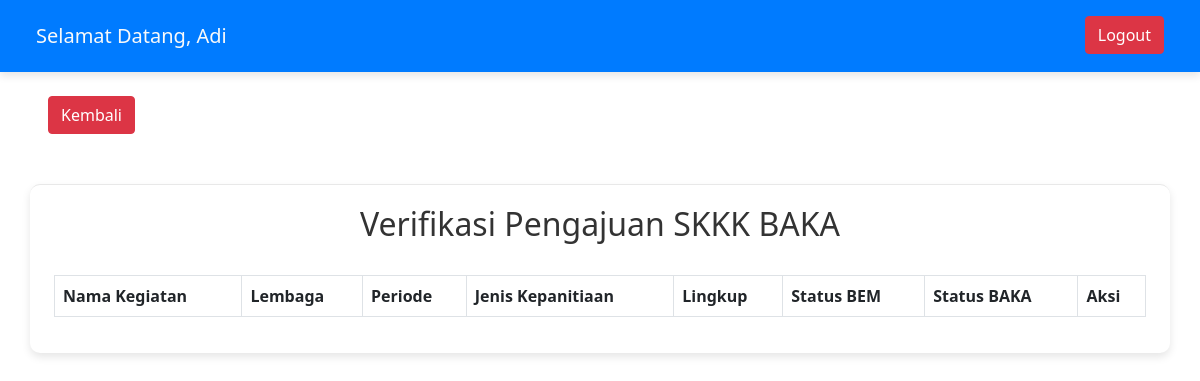
Before: /verifikasi_BAKA.php (signed in) with the older database file.
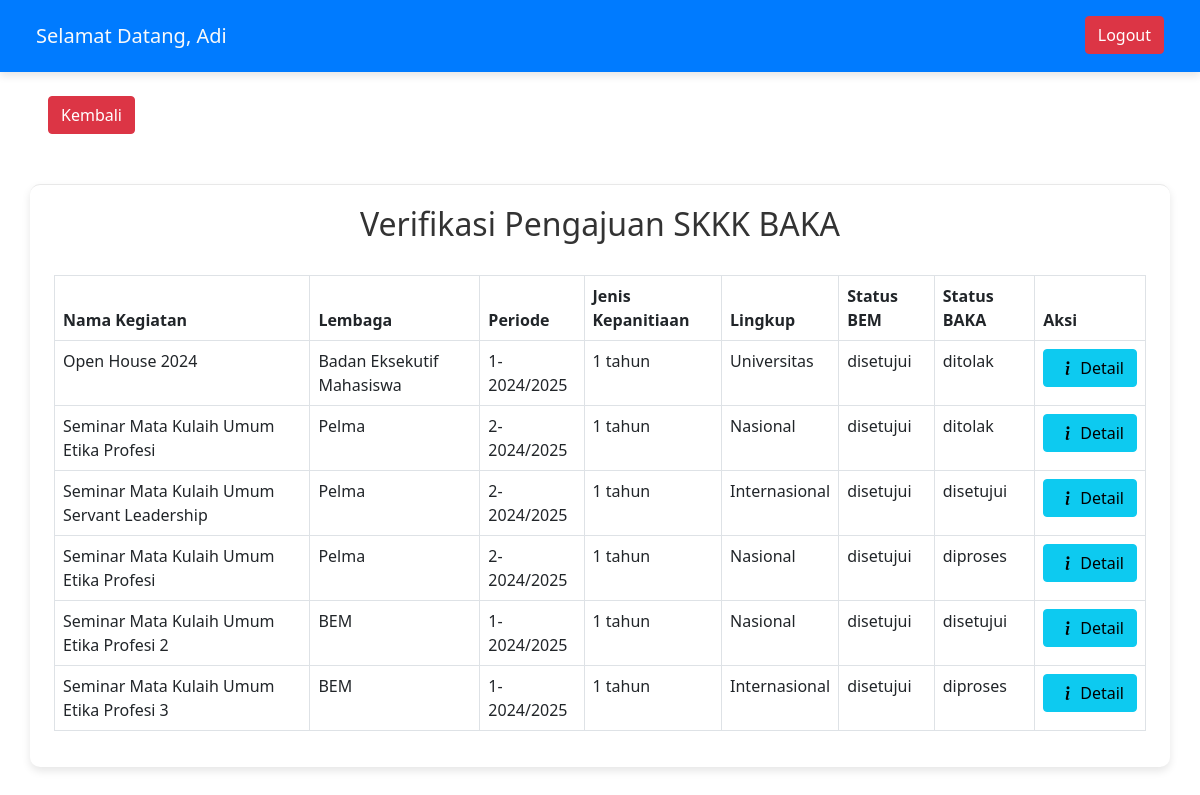
After: the same page with the newer database file.
### tables this page shows
CREATE TABLE `kegiatan` (
  `id` int(11) NOT NULL,
  `nama_kegiatan` varchar(255) NOT NULL,
  `lembaga` varchar(100) NOT NULL,
  `periode` varchar(50) NOT NULL,
  `jenis_kepanitiaan` varchar(50) NOT NULL,
  `lingkup` varchar(50) NOT NULL,
  `file_path_excel` varchar(255) NOT NULL,
  `status_bem` varchar(20) NOT NULL,
  `status_baka` varchar(20) NOT NULL,
  `file_path_surat` varchar(225) NOT NULL
);

### verifikasi_BAKA.php (the view, shortened to what this page needs)
<?php
include 'connection.php';
$id = $_SESSION['id'];
$sql = "SELECT nama_lengkap FROM user_table WHERE id = ?";
$stmt = $conn->prepare($sql);
$stmt->bind_param("i", $id);
$stmt->execute();
$result = $stmt->get_result();
$user = $result->fetch_assoc();
$sql = "SELECT * FROM kegiatan";
$result = $conn->query($sql);
?>
<!DOCTYPE html>
<html lang="en">
<head>
    <link rel="stylesheet" href="index.css">
    <link href="https://cdn.jsdelivr.net/npm/bootstrap@5.0.2/dist/css/bootstrap.min.css" rel="stylesheet">
</head>
<body>
    <nav class="navbar box-shadow" style="background-color: #007bff;">
        <div class="container-fluid d-flex align-items-center">
            <span class="navbar-brand mb-0 h1 ms-4 text-light">
                Selamat Datang, <?php echo htmlspecialchars(ucwords($user['nama_lengkap'])); ?>
            </span>
            <form action="logout.php" method="post" class="d-flex align-items-center mt-2 mx-4">
                <button type="submit" class="btn btn-danger">Logout</button>
            </form>
        </div>
    </nav>
    <div class="buttons-action px-4 ms-4 mt-4">
        <a href="index.php" class="btn btn-danger">Kembali</a>
    </div>
    <div class="container-fluid px-4 table-container mahasiswa">
        <h2 class="mb-2">Verifikasi Pengajuan SKKK BAKA</h2><br>
        <table class="table table-bordered">
            <thead>
                <tr>
                    <th>Nama Kegiatan</th>
                    <th>Lembaga</th>
                    <th>Periode</th>
                    <th>Jenis Kepanitiaan</th>
                    <th>Lingkup</th>
                    <th>Status BEM</th>
                    <th>Status BAKA</th>
                    <th>Aksi</th>
                </tr>
            </thead>
            <tbody>
                <?php while ($row = $result->fetch_assoc()) : ?>
                    <tr>
                        <td><?php echo htmlspecialchars($row['nama_kegiatan']); ?></td>
                        <td><?php echo htmlspecialchars($row['lembaga']); ?></td>
                        <td><?php echo htmlspecialchars($row['periode']); ?></td>
                        <td><?php echo htmlspecialchars($row['jenis_kepanitiaan']); ?></td>
                        <td><?php echo htmlspecialchars($row['lingkup']); ?></td>
                        <td><?php echo htmlspecialchars($row['status_bem']); ?></td>
                        <td><?php echo htmlspecialchars($row['status_baka']); ?></td>
                        <td>
                            <a href="detail_pengajuan.php?id=<?php echo $row['id']; ?>" class="btn btn-info d-flex align-items-center" style="white-space:nowrap;">
                                Detail
                            </a>
                        </td>
                    </tr>
                <?php endwhile; ?>
            </tbody>
        </table>
    </div>
</body>
</html>

Changed rows visible on the page:
added kegiatan: nama_kegiatan "Open House 2024", lembaga "Badan Eksekutif Mahasiswa", periode "1-2024/2025", jenis_kepanitiaan "1 tahun", lingkup "Universitas", status_bem "disetujui", status_baka "ditolak"
added kegiatan: nama_kegiatan "Seminar Mata Kulaih Umum Etika Profesi", lembaga "Pelma", periode "2-2024/2025", jenis_kepanitiaan "1 tahun", lingkup "Nasional", status_bem "disetujui", status_baka "ditolak"
added kegiatan: nama_kegiatan "Seminar Mata Kulaih Umum Servant Leadership", lembaga "Pelma", periode "2-2024/2025", jenis_kepanitiaan "1 tahun", lingkup "Internasional", status_bem "disetujui", status_baka "disetujui"
added kegiatan: nama_kegiatan "Seminar Mata Kulaih Umum Etika Profesi", lembaga "Pelma", periode "2-2024/2025", jenis_kepanitiaan "1 tahun", lingkup "Nasional", status_bem "disetujui", status_baka "diproses"
added kegiatan: nama_kegiatan "Seminar Mata Kulaih Umum Etika Profesi 2", lembaga "BEM", periode "1-2024/2025", jenis_kepanitiaan "1 tahun", lingkup "Nasional", status_bem "disetujui", status_baka "disetujui"
added kegiatan: nama_kegiatan "Seminar Mata Kulaih Umum Etika Profesi 3", lembaga "BEM", periode "1-2024/2025", jenis_kepanitiaan "1 tahun", lingkup "Internasional", status_bem "disetujui", status_baka "diproses"
